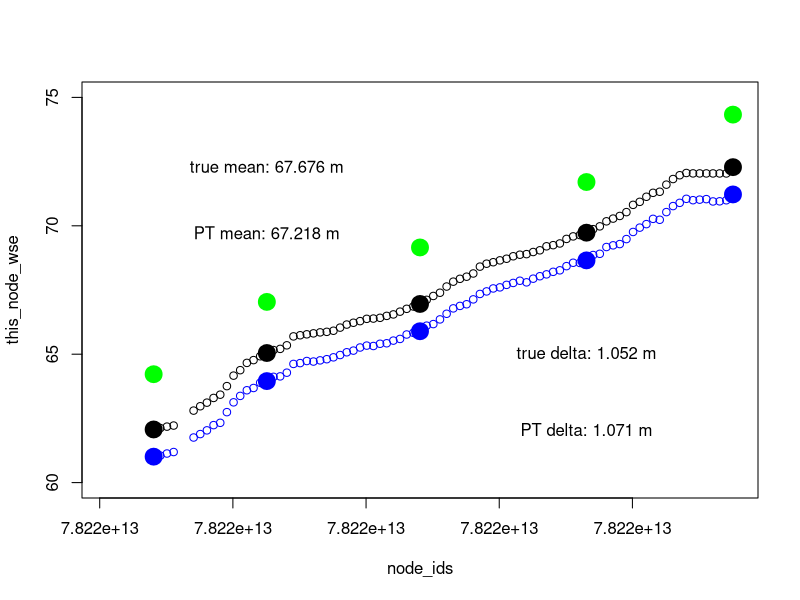

Generate this figure with R:
#setwd('D:\\OneDrive -\ University of Massachusetts\\calval\\Toolbox\\calval_toolbox\\Willamette\\')
setwd('C:\\Users\\colin\\Documents\\GitHub\\calval_toolbox\\Willamette\\')
library(ncdf4)


test=nc_open('rivertile.nc')

#names(test$var)

node_dist=ncvar_get(test,'nodes/node_dist')
node_wse=ncvar_get(test,'nodes/wse')
node_reachid=ncvar_get(test,'nodes/reach_id')
node_time=ncvar_get(test,'nodes/time_tai')
node_ids=ncvar_get(test,'nodes/node_id')

reachid=unique(node_reachid)[5]

this_node_dist=node_dist[which(node_reachid==reachid)]
this_node_wse=node_wse[which(node_reachid==reachid)]

node_ids=node_ids[which(node_reachid==reachid)]

nc_close(test)

#sample 5 nodes
point1=8
point5=(length(node_ids))
point2=sample(20:30,1)
point3=sample(45:55,1)
point4=sample(70:80,1)

average_height_true= mean(this_node_wse,na.rm=T)
average_height_sample= mean(    c(this_node_wse[point1],
                                  this_node_wse[point2],
                                  this_node_wse[point3],
                                  this_node_wse[point4],
                                  this_node_wse[point5] ), na.rm=T)

plot(node_ids,this_node_wse, ylim=c(60,75))
points(c(node_ids[point1],
         node_ids[point2],
         node_ids[point3],
         node_ids[point4],
         node_ids[point5]),
         c(this_node_wse[point1],
           this_node_wse[point2],
           this_node_wse[point3],
           this_node_wse[point4],
           this_node_wse[point5] )  ,col='black'  ,lwd=10   )
text(node_ids[point2],this_node_wse[point5] ,paste0('true mean: ',round(average_height_true,digits=3), ' m'))
text(node_ids[point2],this_node_wse[point4] ,paste0('PT mean: ',round(average_height_sample,digits=3), ' m'))

#now perturb the profile
this_node_wse_new = this_node_wse - 1 - runif(length(this_node_wse),0.0,0.10)

true_delta= mean(this_node_wse,na.rm=T)- mean(this_node_wse_new,na.rm=T)
sample_delta= mean(    c(this_node_wse[point1],
                         this_node_wse[point2],
                         this_node_wse[point3],
                         this_node_wse[point4],
                         this_node_wse[point5] ), na.rm=T)-

mean(    c(this_node_wse_new[point1],    this_node_wse_new[point2],
                                  this_node_wse_new[point3],
                                  this_node_wse_new[point4],
                                  this_node_wse_new[point5] ), na.rm=T)  

points(node_ids,this_node_wse_new, col='blue')
points(c(node_ids[point1],
         node_ids[point2],
         node_ids[point3],
         node_ids[point4],
         node_ids[point5]),
       c(this_node_wse_new[point1],
         this_node_wse_new[point2],
         this_node_wse_new[point3],
         this_node_wse_new[point4],
         this_node_wse_new[point5] )  ,col='blue'  ,lwd=10   )
text(node_ids[point4],this_node_wse[point2] ,paste0('true delta: ',round(true_delta,digits=3), ' m'))
text(node_ids[point4],this_node_wse[point1] ,paste0('PT delta: ',round(sample_delta,digits=3), ' m'))

points(c(node_ids[point1],
         node_ids[point2],
         node_ids[point3],
         node_ids[point4],
         node_ids[point5]),
       c(this_node_wse_new[point1]+runif(1,3,3.3),
         this_node_wse_new[point2]+runif(1,3,3.3),
         this_node_wse_new[point3]+runif(1,3,3.3),
         this_node_wse_new[point4]+runif(1,3,3.3),
         this_node_wse_new[point5]+runif(1,3,3.3))  ,col='green'  ,lwd=10   )
